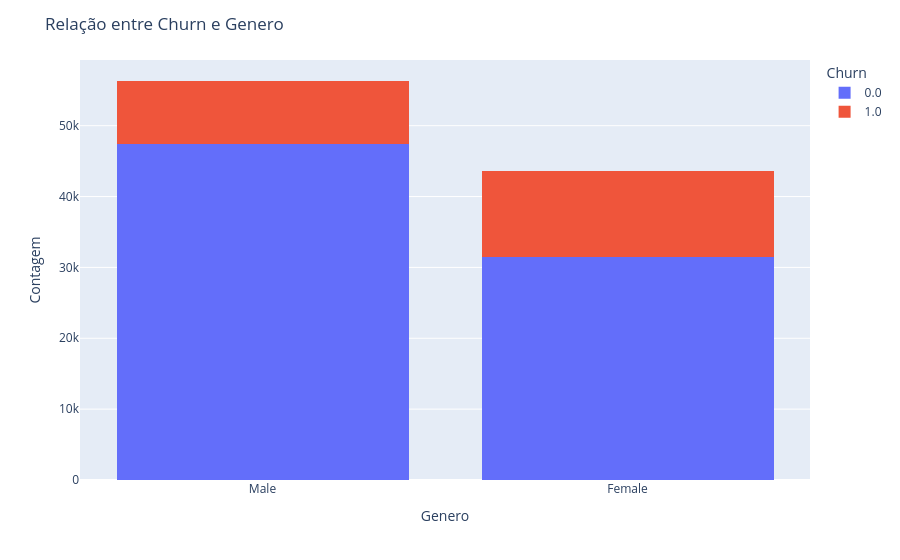

Notebook cell for this chart:
### Markdown cell above
# 4) Realize a etapa da análise bivariada:
A) Questione pelo menos 5 informações e traga as respostas utilizando visuais gráficos e insights.

R.

1 - À medida que a idade aumenta, o churn aumenta ou diminui?
2 - Existem Outliers na base analisada?
3 - Há um diferença significativa entre Clientes que possuem ou não, cartão?
4 - Há uma relação entre o genero dos cliente e a taxa de Churn?
5 - Qual a faixa etária se concentra o maior número de cliente que permanecem?


B) Quais variáveis você acredita serem as mais importantes para esse projetos relacionadas a variável Churn?

R. Mesmo praticamente a maioria dos gráficos estando equilibrados, acredito que as variáveis Idade e Tempo de Crédito são mais importantes relacionadas a variável Churn. Pois tendem a apresentarem uma maior taxa de cancelamento ao longo do tempo. Na minha opinião.

### Code cell
#Seu código aqui fig = px.histogram(df, x='Churn', color='Genero', barmode='stack')

import plotly.express as px

fig = px.histogram(
    df,
    x='Genero',
    color='Churn',
    barmode='stack'
)

fig.update_layout(
    title='Relação entre Churn e Genero',
    xaxis_title='Genero',
    yaxis_title='Contagem',
    legend_title='Churn'
)

fig.show()

### Figure 1 — Plotly figure (JSON) as saved in the notebook; plotly's stock layout.template omitted (floating-point values rounded to 4 significant figures; data arrays with more than 128 entries replaced by an {"elided": "..."} marker saying what was removed)
{"data": [{"alignmentgroup": "True", "bingroup": "x", "hovertemplate": "Churn=0.0<br>Genero=%{x}<br>count=%{y}<extra></extra>", "legendgroup": "0.0", "marker": {"color": "#636efa", "pattern": {"shape": ""}}, "name": "0.0", "offsetgroup": "0.0", "orientation": "v", "showlegend": true, "type": "histogram", "x": {"elided": "78815 str values"}, "xaxis": "x", "yaxis": "y"}, {"alignmentgroup": "True", "bingroup": "x", "hovertemplate": "Churn=1.0<br>Genero=%{x}<br>count=%{y}<extra></extra>", "legendgroup": "1.0", "marker": {"color": "#EF553B", "pattern": {"shape": ""}}, "name": "1.0", "offsetgroup": "1.0", "orientation": "v", "showlegend": true, "type": "histogram", "x": {"elided": "21096 str values"}, "xaxis": "x", "yaxis": "y"}], "layout": {"barmode": "stack", "legend": {"title": {"text": "Churn"}, "tracegroupgap": 0}, "margin": {"t": 60}, "title": {"text": "Relação entre Churn e Genero"}, "xaxis": {"anchor": "y", "domain": [0, 1], "title": {"text": "Genero"}}, "yaxis": {"anchor": "x", "domain": [0, 1], "title": {"text": "Contagem"}}}}
